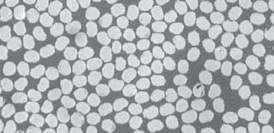
%> input picture Cell segmentation/carbon_fibers.jpg, 274 x 133 px
$ octave cell_seg.m   (GNU Octave 9; MATLAB toolbox functions it lacks are replaced by stand-ins)
%> lines starting %> are read from the running program, lines starting %| are printed output that depends on the picture; in (x1, y1, x2, y2) boxes, pixels count from 0 and x2, y2 are one past the last pixel; in counts of white or black regions, pixels touching at a corner belong together; the program's own positions count from 1
### Cell segmentation/imoverlay.m
function out = imoverlay(in, mask, color)
%IMOVERLAY Create a mask-based image overlay.
%   OUT = IMOVERLAY(IN, MASK, COLOR) takes an input image, IN, and a binary
%   image, MASK, and produces an output image whose pixels in the MASK
%   locations have the specified COLOR.
%
%   IN should be a grayscale or an RGB image of class uint8, uint16, int16,
%   logical, double, or single.  If IN is double or single, it should be in
%   the range [0, 1].  If it is not in that range, you might want to use
%   mat2gray to scale it into that range.
%
%   MASK should be a two-dimensional logical matrix.
%
%   COLOR should be a 1-by-3 vector of values in the range [0, 1].  [0 0 0]
%   is black, and [1 1 1] is white.
%
%   OUT is a uint8 RGB image.
%
%   Examples
%   --------
%   Overlay edge detection result in green over the original image.
%
%       I = imread('cameraman.tif');
%       bw = edge(I, 'canny');
%       rgb = imoverlay(I, bw, [0 1 0]);
%       imshow(rgb)
%
%   Treating the output of peaks as an image, overlay the values greater than
%   7 in red.  The output of peaks is not in the usual grayscale image range
%   of [0, 1], so use mat2gray to scale it.
%
%       I = peaks;
%       mask = I > 7;
%       rgb = imoverlay(mat2gray(I), mask, [1 0 0]);
%       imshow(rgb, 'InitialMagnification', 'fit')

%   Steven L. Eddins
%   Copyright 2006-2012 The MathWorks, Inc.

% If the user doesn't specify the color, use white.
DEFAULT_COLOR = [1 1 1];
if nargin < 3
    color = DEFAULT_COLOR;
end

% Force the 2nd input to be logical.
mask = (mask ~= 0);

% Make the uint8 the working data class.  The output is also uint8.
in_uint8 = im2uint8(in);
color_uint8 = im2uint8(color);

% Initialize the red, green, and blue output channels.
if ndims(in_uint8) == 2
    % Input is grayscale.  Initialize all output channels the same.
    out_red   = in_uint8;
    out_green = in_uint8;
    out_blue  = in_uint8;
else
    % Input is RGB truecolor.
    out_red   = in_uint8(:,:,1);
    out_green = in_uint8(:,:,2);
    out_blue  = in_uint8(:,:,3);
end

% Replace output channel values in the mask locations with the appropriate
% color value.
out_red(mask)   = color_uint8(1);
out_green(mask) = color_uint8(2);
out_blue(mask)  = color_uint8(3);

% Form an RGB truecolor image by concatenating the channel matrices along
% the third dimension.
out = cat(3, out_red, out_green, out_blue);

### Cell segmentation/cell_seg.m
clear; clc;
figure(1); clf; hold on;
I = imread('carbon_fibers.jpg');
%> I is the input picture: size 133x274x3 uint8; mean R, G, B 177.2, 178.2, 181.4
I = rgb2gray(I);
%> I: size 133x274 uint8
I_cropped = I;
imshow(I_cropped)
I_eq = adapthisteq(I_cropped);
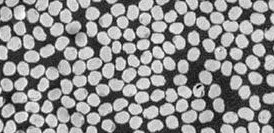
%> I_eq: size 133x274 uint8; min 0, max 255, mean 144.4
imshow(I_eq)
bw = im2bw(I_eq, graythresh(I_eq));
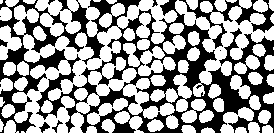
%> bw: size 133x274 logical; 61% white; 11 black regions (5 under 20 px), largest, box (x1, y1, x2, y2) and area: (0, 0, 274, 133) 13059, (179, 0, 274, 49) 996, (39, 122, 50, 133) 54, (0, 39, 8, 47) 37, (52, 120, 63, 133) 36, (152, 0, 158, 7) 22
imshow(bw)
bw2 = imfill(bw,'holes');
%> bw2: size 133x274 logical; 61.1% white; 10 black regions (3 under 20 px), largest, box (x1, y1, x2, y2) and area: (0, 0, 274, 133) 12958, (179, 0, 274, 49) 996, (58, 0, 70, 11) 64
bw3 = imopen(bw2, ones(5,5));
%> bw3: size 133x274 logical; 58.3% white; 3 black regions, box (x1, y1, x2, y2) and area: (0, 0, 274, 133) 15077, (48, 0, 70, 11) 91, (0, 39, 8, 47) 39
bw4 = bwareaopen(bw3, 40);
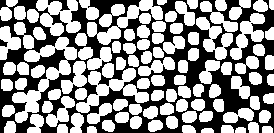
%> bw4: size 133x274 logical; 57.8% white; 3 black regions, box (x1, y1, x2, y2) and area: (0, 0, 274, 133) 15260, (48, 0, 70, 11) 91, (0, 39, 8, 47) 39
bw4_perim = bwperim(bw4);
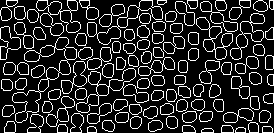
%> bw4_perim: size 133x274 logical; 16% white in thin lines or dots
overlay1 = imoverlay(I_eq, bw4_perim, [.3 1 .3]);
%> in imoverlay, `out_red(mask)   = color_uint8(1);`:
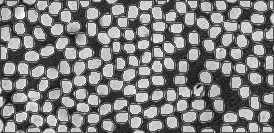
%> out_red: size 133x274 uint8; 16.03% of pixels changed, all inside (x1, y1, x2, y2) = (0, 0, 274, 133)
%> in imoverlay, `out_green(mask) = color_uint8(2);`:
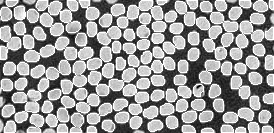
%> out_green: size 133x274 uint8; 16.03% of pixels changed, all inside (x1, y1, x2, y2) = (0, 0, 274, 133)
%> in imoverlay, `out = cat(3, out_red, out_green, out_blue);`:
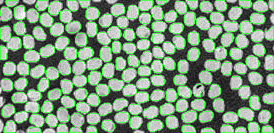
%> out: size 133x274x3 uint8; mean R, G, B 127.7, 156.2, 127.7
imshow(overlay1)

$ run again, with Cell segmentation/foto.bmp saved as Cell segmentation/carbon_fibers.jpg
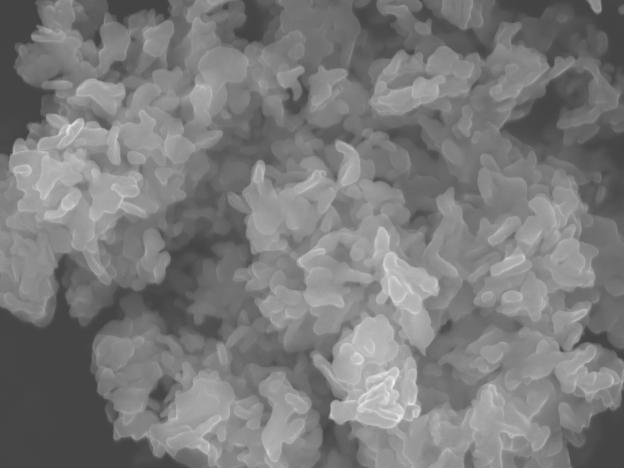
%> input picture Cell segmentation/foto.bmp, 625 x 468 px
%> I is the input picture: size 468x625x3 uint8; min 61, max 255, mean 122.8
%> I: size 468x625 uint8
%> `bw = im2bw(I_eq, graythresh(I_eq));`:
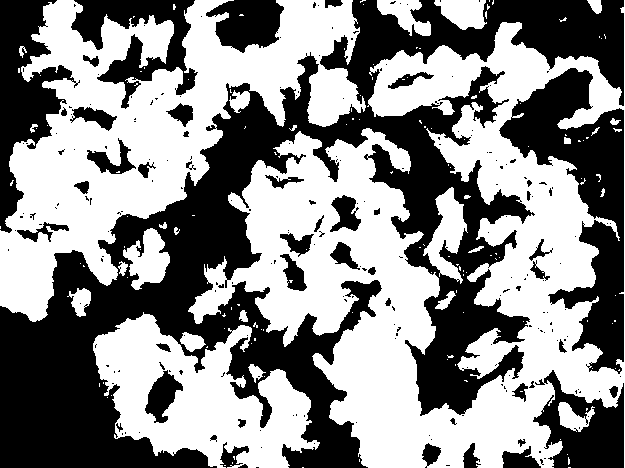
%> bw: size 468x625 logical; 53.7% white; 230 black regions (182 under 20 px), largest, box (x1, y1, x2, y2) and area: (0, 0, 624, 468) 90241, (499, 68, 624, 374) 15042, (0, 0, 80, 233) 7820
%> bw2: size 468x625 logical; 61.6% white; 14 black regions (4 under 20 px), largest, box (x1, y1, x2, y2) and area: (0, 0, 624, 468) 90139, (0, 0, 76, 233) 7803, (71, 0, 198, 109) 5604
%> bw3: size 468x625 logical; 60.4% white; 12 black regions (3 under 20 px), largest, box (x1, y1, x2, y2) and area: (0, 0, 625, 468) 92622, (0, 0, 76, 233) 8063, (71, 0, 198, 109) 5807
%> bw4: size 468x625 logical; 60.4% white; 12 black regions (3 under 20 px), largest, box (x1, y1, x2, y2) and area: (0, 0, 625, 468) 92729, (0, 0, 76, 233) 8063, (71, 0, 198, 109) 5807
%> bw4_perim: size 468x625 logical; 3.2% white in thin lines or dots
%> out_red: size 468x625 uint8; min 0, max 255, mean 100.5
%> out_green: size 468x625 uint8; min 0, max 255, mean 106.1
%> in imoverlay, `out = cat(3, out_red, out_green, out_blue);`:
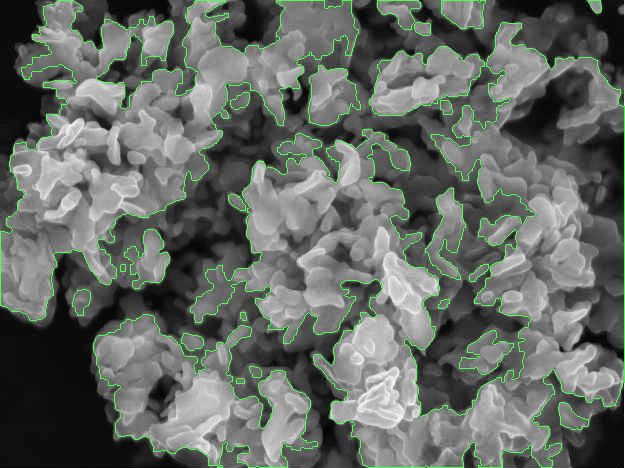
%> out: size 468x625x3 uint8; mean R, G, B 100.5, 106.1, 100.5
